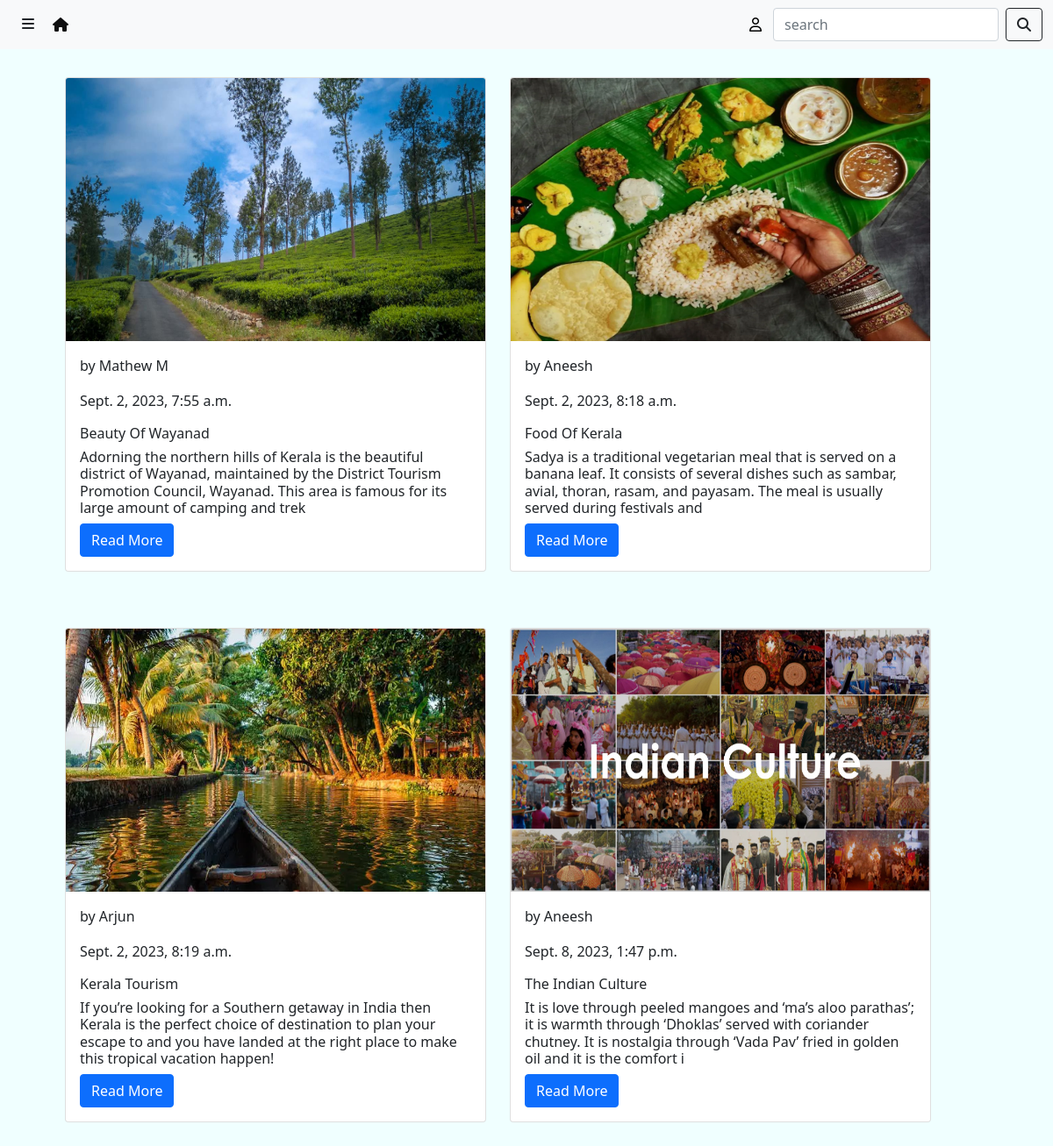
Page /appbase/ (signed in) on the committed database.
### application/models.py (models this page shows, shortened)
class Blog(models.Model):
    title=models.CharField(max_length=200,unique=True)
    user=models.ForeignKey(User,on_delete=models.CASCADE)
    img=models.ImageField(upload_to='img',null=True,blank=True)
    author=models.CharField(max_length=20)
    content=models.TextField()
    created=models.DateTimeField(auto_now_add=True)
    updated=models.DateTimeField(auto_now=True)

### application/views.py (the view)
# urls.py: path('appbase/',views.apphome,name='appbase'),
@login_required
def apphome(request):
    b = Blog.objects.all()
    return render(request,'apphome.html',{'b':b})

### templates/apphome.html
{% extends 'appbase.html' %}
{% load static %}
{% block content %}
<div class="container">
<div class="row">
  {% for i in b %}
  <div class="col-md-5 m-3">
    <div class="card m-3" style="width:30rem;">
  <img src="{{i.img.url}}" class="card-img-top" style="height:300px;width:100%">
  <div class="card-body">
    <p class="card-text">by {{i.author}}</p>
    <p>{{i.created}}</p>
    <h6>{{i.title}}</h6>
    <h6>{{i.content|slice:":200" }}</h6>
    <a href="{% url 'application:read' i.id %}" class="btn btn-primary">Read More</a>
  </div>
</div>
</div>
  {% endfor %}
</div>
  </div>
{% endblock %}

### templates/appbase.html (shortened to what this page needs)
<!DOCTYPE html>
<html lang="en">
{% load static %}
<head>
        <link href="https://cdn.jsdelivr.net/npm/bootstrap@5.0.2/dist/css/bootstrap.min.css" rel="stylesheet">
    <link rel="stylesheet" href="{% static 'css/style1.css' %}">
    <link rel="stylesheet" href="https://cdnjs.cloudflare.com/ajax/libs/font-awesome/6.4.2/css/all.min.css">
</head>
<body>
<nav class="navbar navbar-expand-lg navbar-light bg-light">
  <div class="container-fluid">
    <div class="collapse navbar-collapse" id="navbarSupportedContent">
      <ul class="navbar-nav me-auto mb-2 mb-lg-0">
          {% if user.is_authenticated %}
          <div class="dropdown">
  <button class="btn "   data-bs-toggle="dropdown" aria-expanded="false">
    <i class="fa-solid fa-bars"></i>
  </button>
</div>
          <li class="nav-item">
          <a class="nav-link active fw-bold "  href="{% url 'application:appbase' %}"><i class="fa-solid fa-house" style="color: #0f0f10;"></i></a>
        </li>
          {% endif %}
      </ul>
        <div class="dropdown">
  <button class="btn " type="button"  data-bs-toggle="dropdown" aria-expanded="false">
    <i class="fa-regular fa-user" style="color: #000000;"></i>
  </button>
</div>
      <form class="d-flex" method="POST" action="{% url 'application:search' %}">
        <input class="form-control me-2" type="search" placeholder="search" name="q">
        <button class="btn btn-outline-dark" type="submit"><i class="fa-solid fa-magnifying-glass"></i></button>
      </form>
    </div>
  </div>
</nav>
</body>
</html>
{% block content %}
{% endblock %}

### static/css/style1.css (style rules this page uses)
body { background:Azure }

### rows in the picture
Blog: img (picture), author "Mathew M", created "Sept. 2, 2023, 7:55 a.m.", title "Beauty Of Wayanad", content "Adorning the northern hills of Kerala is the beautiful district of Wayanad, maintained by the District Tourism Promotion Council, Wayanad. This area is famous for its large amount of camping and trek"
Blog: img (picture), author "Aneesh", created "Sept. 2, 2023, 8:18 a.m.", title "Food Of Kerala", content "Sadya is a traditional vegetarian meal that is served on a banana leaf. It consists of several dishes such as sambar, avial, thoran, rasam, and payasam. The meal is usually served during festivals and"
Blog: img (picture), author "Arjun", created "Sept. 2, 2023, 8:19 a.m.", title "Kerala Tourism", content "If you’re looking for a Southern getaway in India then Kerala is the perfect choice of destination to plan your escape to and you have landed at the right place to make this tropical vacation happen!"
Blog: img (picture), author "Aneesh", created "Sept. 8, 2023, 1:47 p.m.", title "The Indian Culture", content "It is love through peeled mangoes and ‘ma’s aloo parathas’; it is warmth through ‘Dhoklas’ served with coriander chutney. It is nostalgia through ‘Vada Pav’ fried in golden oil and it is the comfort i"
